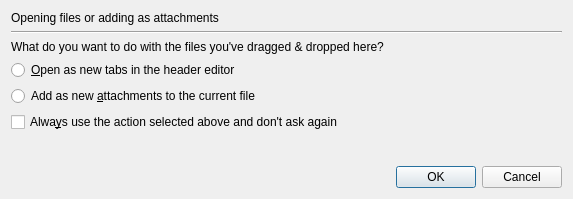
<?xml version="1.0" encoding="UTF-8"?>
<ui version="4.0">
 <class>mtx::gui::HeaderEditor::ActionForDroppedFilesDialog</class>
 <widget class="QDialog" name="mtx::gui::HeaderEditor::ActionForDroppedFilesDialog">
  <property name="geometry">
   <rect>
    <x>0</x>
    <y>0</y>
    <width>573</width>
    <height>199</height>
   </rect>
  </property>
  <property name="windowTitle">
   <string>Opening files or adding as attachments</string>
  </property>
  <layout class="QVBoxLayout" name="verticalLayout">
   <item>
    <widget class="QLabel" name="label">
     <property name="text">
      <string>Opening files or adding as attachments</string>
     </property>
     <property name="wordWrap">
      <bool>true</bool>
     </property>
    </widget>
   </item>
   <item>
    <widget class="Line" name="line">
     <property name="orientation">
      <enum>Qt::Horizontal</enum>
     </property>
    </widget>
   </item>
   <item>
    <widget class="QLabel" name="label_2">
     <property name="text">
      <string>What do you want to do with the files you've dragged &amp; dropped here?</string>
     </property>
     <property name="wordWrap">
      <bool>true</bool>
     </property>
    </widget>
   </item>
   <item>
    <widget class="QRadioButton" name="rbOpen">
     <property name="text">
      <string>&amp;Open as new tabs in the header editor</string>
     </property>
    </widget>
   </item>
   <item>
    <widget class="QRadioButton" name="rbAddAttachments">
     <property name="text">
      <string>Add as new &amp;attachments to the current file</string>
     </property>
    </widget>
   </item>
   <item>
    <widget class="QCheckBox" name="cbAlwaysUseThisDecision">
     <property name="text">
      <string>Alwa&amp;ys use the action selected above and don't ask again</string>
     </property>
    </widget>
   </item>
   <item>
    <spacer name="verticalSpacer">
     <property name="orientation">
      <enum>Qt::Vertical</enum>
     </property>
     <property name="sizeHint" stdset="0">
      <size>
       <width>20</width>
       <height>14</height>
      </size>
     </property>
    </spacer>
   </item>
   <item>
    <layout class="QHBoxLayout" name="horizontalLayout">
     <item>
      <spacer name="horizontalSpacer">
       <property name="orientation">
        <enum>Qt::Horizontal</enum>
       </property>
       <property name="sizeHint" stdset="0">
        <size>
         <width>40</width>
         <height>20</height>
        </size>
       </property>
      </spacer>
     </item>
     <item>
      <widget class="QDialogButtonBox" name="buttonBox">
       <property name="standardButtons">
        <set>QDialogButtonBox::Cancel|QDialogButtonBox::Ok</set>
       </property>
      </widget>
     </item>
    </layout>
   </item>
  </layout>
 </widget>
 <tabstops>
  <tabstop>rbOpen</tabstop>
  <tabstop>rbAddAttachments</tabstop>
  <tabstop>cbAlwaysUseThisDecision</tabstop>
 </tabstops>
 <resources/>
 <connections/>
</ui>
